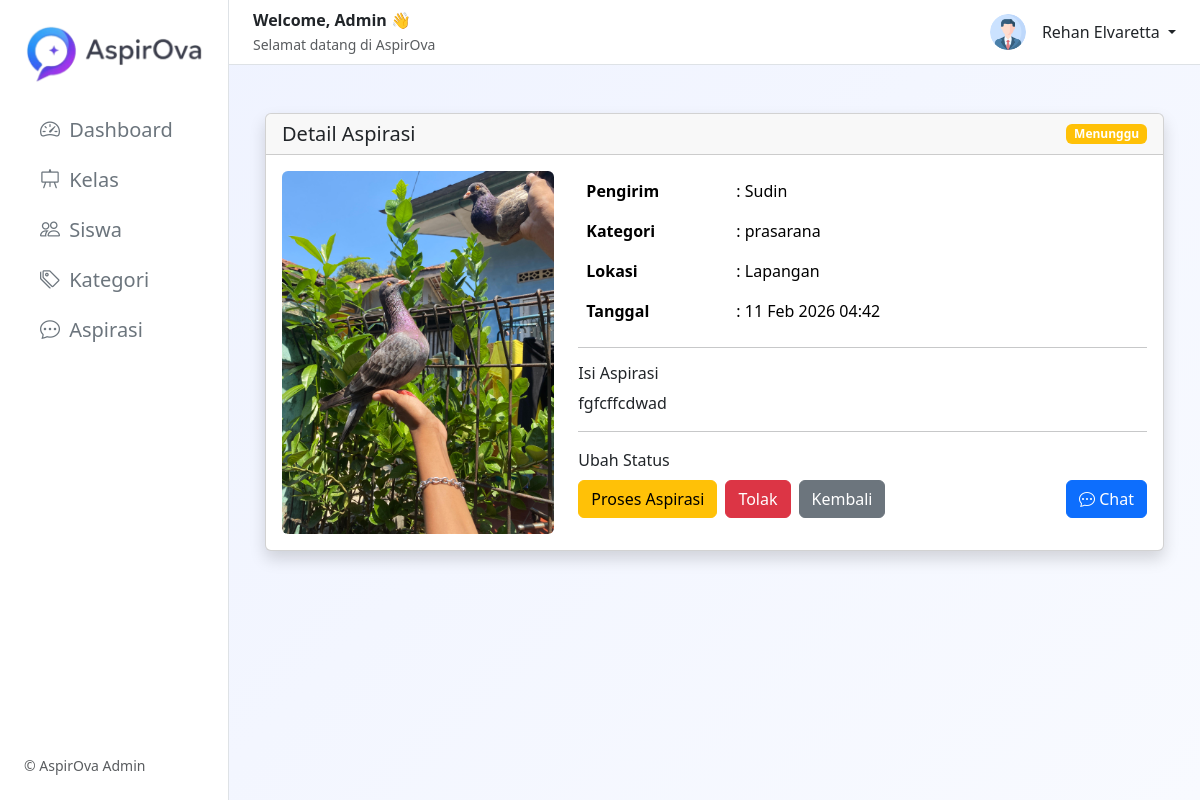
The app's page /admin/aspirasi/detail_aspirasi.php?id=2 (signed in) with its own data.
### tables this page shows
CREATE TABLE `tb_aspirasi` (
  `id_aspirasi` int(11) NOT NULL,
  `id_user` int(11) DEFAULT NULL,
  `id_kategori` int(11) DEFAULT NULL,
  `lokasi` varchar(50) NOT NULL,
  `isi_aspirasi` varchar(100) NOT NULL,
  `status` enum('menunggu','selesai','diproses','ditolak') DEFAULT NULL,
  `foto` varchar(255) NOT NULL,
  `created_at` timestamp NOT NULL DEFAULT current_timestamp(),
  `update_at` timestamp NOT NULL DEFAULT current_timestamp()
);

CREATE TABLE `tb_user` (
  `id_user` int(11) NOT NULL,
  `nis` varchar(15) NOT NULL,
  `nama` varchar(100) NOT NULL,
  `email` varchar(50) NOT NULL,
  `password` text NOT NULL,
  `jenis_kelamin` enum('P','L') NOT NULL,
  `id_kelas` int(11) NOT NULL,
  `role` enum('admin','siswa') NOT NULL,
  `created_at` timestamp NOT NULL DEFAULT current_timestamp()
);

CREATE TABLE `tb_kategori` (
  `id_kategori` int(11) NOT NULL,
  `ket_kategori` varchar(50) NOT NULL,
  `created_at` timestamp NOT NULL DEFAULT current_timestamp()
);

### admin/aspirasi/detail_aspirasi.php (the view, shortened to what this page needs)
<?php
include "../../includes/koneksi.php";
$id = intval($_GET['id']);
$data = mysqli_query($koneksi, "
    SELECT
        a.*,
        k.ket_kategori,
        u.nama AS nama_user
    FROM tb_aspirasi a
    LEFT JOIN tb_kategori k ON a.id_kategori = k.id_kategori
    LEFT JOIN tb_user u ON a.id_user = u.id_user
    WHERE a.id_aspirasi = '$id'
") or die(mysqli_error($koneksi));
$row = mysqli_fetch_assoc($data);
?>
<!DOCTYPE html>
<html lang="id">
<head>
    <link href="../../assets/bootstrap/css/bootstrap.min.css" rel="stylesheet">
</head>
<body>
    <?php include "../layout/header.php"; ?>
    <?php include "../layout/sidebar.php"; ?>
    <div class="flex-fill d-flex flex-column">
        <?php include "../layout/topbar.php"; ?>
        <main class="p-4 overflow-auto">
            <div class="container mt-4">
                <div class="card shadow">
                    <div class="card-header d-flex justify-content-between align-items-center">
                        <h5 class="mb-0">Detail Aspirasi</h5>
                        <span class="badge bg-<?=
                                                $row['status'] == 'menunggu' ? 'warning' : ($row['status'] == 'proses' ? 'primary' : 'success')
                                                ?>">
                            <?= ucfirst($row['status']) ?>
                        </span>
                    </div>
                    <div class="card-body">
                        <div class="row">
                            <div class="col-md-4">
                                <?php if (!empty($row['foto'])) : ?>
                                    <img src="<?= base_url ?>assets/uploads/aspirasi/<?= $row['foto'] ?>" class="img-fluid rounded">
                                <?php else : ?>
                                    <div class="border rounded p-4 text-center text-muted">
                                        Tidak ada foto
                                    </div>
                                <?php endif; ?>
                            </div>
                            <div class="col-md-8">
                                <table class="table table-borderless">
                                    <tr>
                                        <th width="150">Pengirim</th>
                                        <td>: <?= $row['nama_user'] ?? '-' ?></td>
                                    </tr>
                                    <tr>
                                        <th>Kategori</th>
                                        <td>: <?= $row['ket_kategori'] ?? '-' ?></td>
                                    </tr>
                                    <tr>
                                        <th>Lokasi</th>
                                        <td>: <?= $row['lokasi'] ?></td>
                                    </tr>
                                    <tr>
                                        <th>Tanggal</th>
                                        <td>: <?= date('d M Y H:i', strtotime($row['created_at'])) ?></td>
                                    </tr>
                                </table>
                                <hr>
                                <h6>Isi Aspirasi</h6>
                                <p><?= nl2br($row['isi_aspirasi']) ?></p>
                                <hr>
                                <label class="form-label">Ubah Status</label>
                                <?php
                                $status = $row['status'];
                                ?>
                                <div class="d-flex gap-2">
                                    <?php if ($status == 'menunggu'): ?>
                                        <button
                                            type="button"
                                            class="btn btn-warning"
                                            data-bs-toggle="modal"
                                            data-bs-target="#prosesModal"
                                            data-id="<?= $row['id_aspirasi'] ?>"
                                            data-status="proses"
                                            data-text="Proses Aspirasi">
                                            Proses Aspirasi
                                        </button>
                                        <button
                                            type="button"
                                            class="btn btn-danger"
                                            data-bs-toggle="modal"
                                            data-bs-target="#hapusModal"
                                            data-id="<?= $row['id_aspirasi'] ?>"
                                            data-status="ditolak"
                                            data-text="Tolak Aspirasi">
                                            Tolak
                                        </button>
                                    <?php else: ?>
                                        <button class="btn btn-secondary" disabled>
                                            <?= ucfirst($status) ?>
                                        </button>
                                    <?php endif; ?>
                                    <a href="index.php" class="btn btn-secondary">
                                        Kembali
                                    </a>
                                    <a href="<?= base_url ?>admin/feedback/index.php?user=<?= $row['id_user'] ?>" class="btn btn-primary ms-auto">
                                        <i class="bi bi-chat-dots"></i> Chat
                                    </a>
                                </div>
                            </div>
                        </div>
                    </div>
                </div>
            </div>
        </main>
    </div>
    </div>
    <?php include "../layout/footer.php"; ?>
</body>
</html>

### admin/layout/header.php (style rules this page uses)
body { background: linear-gradient(135deg, #eef2ff, #f8faff); }

### records on screen
tb_aspirasi: status "Menunggu", foto (picture), id_user.nama "Sudin", id_kategori.ket_kategori "prasarana", lokasi "Lapangan", created_at "11 Feb 2026 04:42", isi_aspirasi "fgfcffcdwad"

### other values on screen
$_SESSION['nama'] "Rehan Elvaretta"
